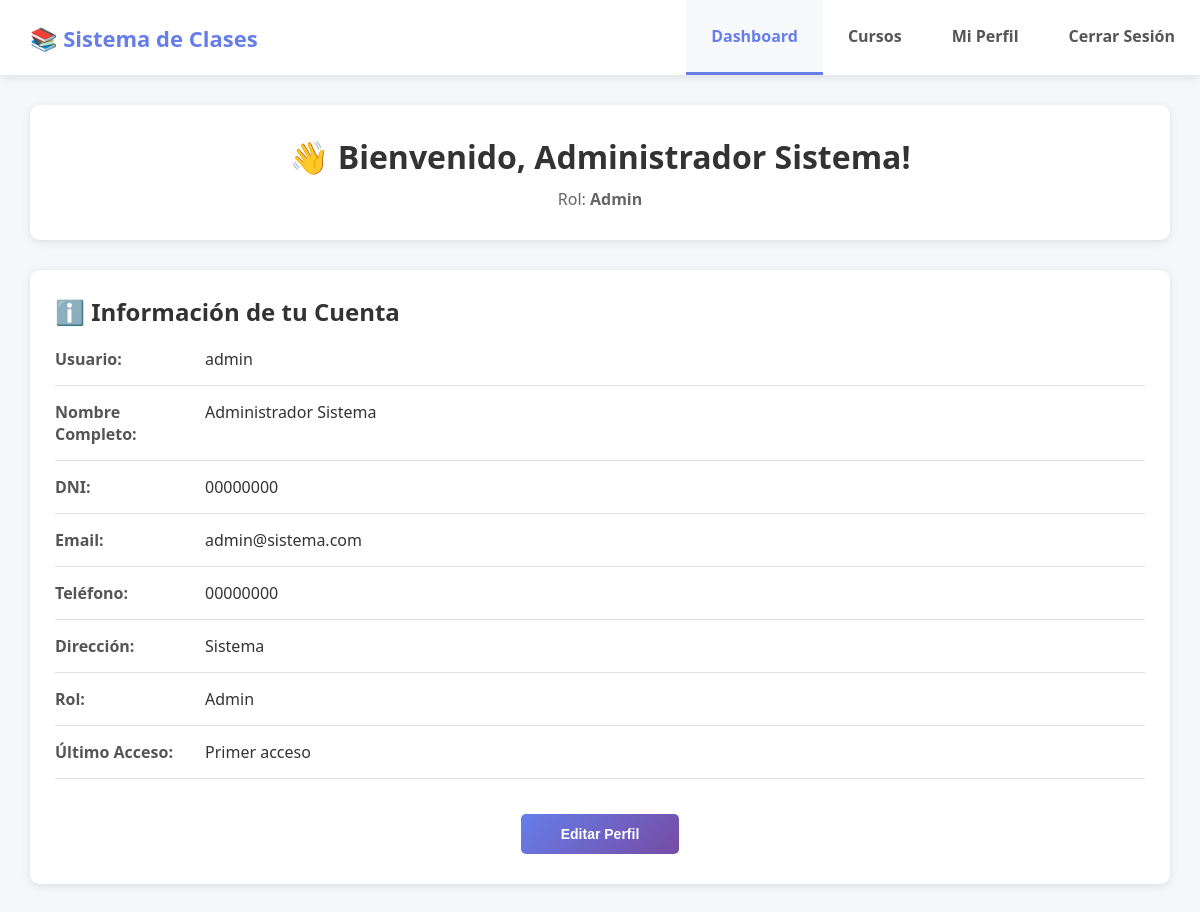
Page /dashboard.php (signed in) on the committed database.
### tables this page shows
CREATE TABLE usuarios (
    id_usuario INT AUTO_INCREMENT PRIMARY KEY,
    id_persona INT NOT NULL,
    id_rol INT NOT NULL,
    username VARCHAR(50) UNIQUE NOT NULL,
    password_hash VARCHAR(255) NOT NULL,
    activo BOOLEAN DEFAULT TRUE,
    email_verificado BOOLEAN DEFAULT FALSE,
    fecha_verificacion TIMESTAMP NULL,
    ultimo_acceso TIMESTAMP NULL,
    created_at TIMESTAMP DEFAULT CURRENT_TIMESTAMP,
    updated_at TIMESTAMP DEFAULT CURRENT_TIMESTAMP ON UPDATE CURRENT_TIMESTAMP,
    FOREIGN KEY (id_persona) REFERENCES personas(id_persona) ON DELETE CASCADE,
    FOREIGN KEY (id_rol) REFERENCES roles(id_rol) ON DELETE RESTRICT,
    INDEX idx_username (username),
    INDEX idx_activo (activo)
);

CREATE TABLE personas (
    id_persona INT AUTO_INCREMENT PRIMARY KEY,
    nombre VARCHAR(100) NOT NULL,
    apellido VARCHAR(100) NOT NULL,
    dni VARCHAR(20) UNIQUE NOT NULL,
    email VARCHAR(150) UNIQUE NOT NULL,
    telefono VARCHAR(20),
    direccion TEXT,
    created_at TIMESTAMP DEFAULT CURRENT_TIMESTAMP,
    updated_at TIMESTAMP DEFAULT CURRENT_TIMESTAMP ON UPDATE CURRENT_TIMESTAMP,
    INDEX idx_dni (dni),
    INDEX idx_email (email)
);

CREATE TABLE roles (
    id_rol INT AUTO_INCREMENT PRIMARY KEY,
    nombre_rol VARCHAR(50) UNIQUE NOT NULL,
    descripcion VARCHAR(255),
    activo BOOLEAN DEFAULT TRUE,
    created_at TIMESTAMP DEFAULT CURRENT_TIMESTAMP,
    updated_at TIMESTAMP DEFAULT CURRENT_TIMESTAMP ON UPDATE CURRENT_TIMESTAMP,
    INDEX idx_nombre_rol (nombre_rol)
);

### includes/functions.php (called while the page is built, shortened)
<?php
function get_user_info($id_usuario) {
    $database = new Database();
    $db = $database->connect();
    $query = "SELECT u.*, p.nombre, p.apellido, p.dni, p.email, p.telefono, p.direccion, r.nombre_rol
              FROM usuarios u
              INNER JOIN personas p ON u.id_persona = p.id_persona
              INNER JOIN roles r ON u.id_rol = r.id_rol
              WHERE u.id_usuario = :id";
    $stmt = $db->prepare($query);
    $stmt->bindParam(':id', $id_usuario);
    $stmt->execute();
    return $stmt->fetch();
}
?>

### dashboard.php (the view, shortened to what this page needs)
<?php
require_once 'includes/functions.php';
$user_info = get_user_info($_SESSION['user_id']);
?>
<!DOCTYPE html>
<html lang="es">
<head>
    <link rel="stylesheet" href="assets/css/style.css">
</head>
<body>
    <div class="navbar">
        <div class="nav-brand">
            <h2>📚 Sistema de Clases</h2>
        </div>
        <div class="nav-links">
            <a href="dashboard.php" class="active">Dashboard</a>
            <a href="courses.php">Cursos</a>
            <a href="profile.php">Mi Perfil</a>
            <a href="logout.php">Cerrar Sesión</a>
        </div>
    </div>
    <div class="dashboard-container">
        <div class="welcome-section">
            <h1>👋 Bienvenido, <?php echo htmlspecialchars($_SESSION['nombre'] . ' ' . $_SESSION['apellido']); ?>!</h1>
            <p style="color: #666; text-align: center;">
                Rol: <strong><?php echo htmlspecialchars($_SESSION['nombre_rol']); ?></strong>
            </p>
        </div>
        <div class="info-card">
            <h2>ℹ️ Información de tu Cuenta</h2>
            <div class="info-row">
                <div class="info-label">Usuario:</div>
                <div class="info-value"><?php echo htmlspecialchars($user_info['username']); ?></div>
            </div>
            <div class="info-row">
                <div class="info-label">Nombre Completo:</div>
                <div class="info-value"><?php echo htmlspecialchars($user_info['nombre'] . ' ' . $user_info['apellido']); ?></div>
            </div>
            <div class="info-row">
                <div class="info-label">DNI:</div>
                <div class="info-value"><?php echo htmlspecialchars($user_info['dni']); ?></div>
            </div>
            <div class="info-row">
                <div class="info-label">Email:</div>
                <div class="info-value"><?php echo htmlspecialchars($user_info['email']); ?></div>
            </div>
            <div class="info-row">
                <div class="info-label">Teléfono:</div>
                <div class="info-value"><?php echo htmlspecialchars($user_info['telefono'] ?: 'No registrado'); ?></div>
            </div>
            <div class="info-row">
                <div class="info-label">Dirección:</div>
                <div class="info-value"><?php echo htmlspecialchars($user_info['direccion'] ?: 'No registrada'); ?></div>
            </div>
            <div class="info-row">
                <div class="info-label">Rol:</div>
                <div class="info-value"><?php echo htmlspecialchars($user_info['nombre_rol']); ?></div>
            </div>
            <div class="info-row">
                <div class="info-label">Último Acceso:</div>
                <div class="info-value">
                    <?php
                    if($user_info['ultimo_acceso']) {
                        echo date('d/m/Y H:i', strtotime($user_info['ultimo_acceso']));
                    } else {
                        echo 'Primer acceso';
                    }
                    ?>
                </div>
            </div>
            <div style="margin-top: 30px; text-align: center;">
                <a href="profile.php">
                    <button class="btn btn-primary" style="width: auto; padding: 12px 40px;">
                        Editar Perfil
                    </button>
                </a>
            </div>
        </div>
    </div>
</body>
</html>

### assets/css/style.css (style rules this page uses)
* { margin: 0; padding: 0; box-sizing: border-box; }
body { font-family: 'Segoe UI', Tahoma, Geneva, Verdana, sans-serif; background: #f5f7fa; min-height: 100vh; }
.dashboard-container { max-width: 1400px; margin: 0 auto; padding: 30px; }
h1, h2 { color: #333; margin-bottom: 20px; }
.btn { padding: 12px 24px; border: none; border-radius: 5px; font-size: 14px; font-weight: 600; cursor: pointer; transition: all 0.3s; margin: 5px; }
.btn-primary { background: linear-gradient(135deg, #667eea 0%, #764ba2 100%); color: white; width: 100%; }
.navbar { background: white; box-shadow: 0 2px 10px rgba(0,0,0,0.1); padding: 0; display: flex; justify-content: space-between; align-items: center; position: sticky; top: 0; z-index: 1000; }
.nav-brand { padding: 20px 30px; }
.nav-brand h2 { margin: 0; color: #667eea; font-size: 22px; }
.nav-links { display: flex; margin: 0; padding: 0; }
.nav-links a { padding: 25px 25px; color: #555; text-decoration: none; font-weight: 600; transition: all 0.3s; border-bottom: 3px solid transparent; display: flex; align-items: center; }
.nav-links a.active { color: #667eea; border-bottom-color: #667eea; background: #f8f9fa; }
.welcome-section { background: white; padding: 30px; border-radius: 10px; margin-bottom: 30px; box-shadow: 0 2px 10px rgba(0,0,0,0.1); text-align: center; }
.welcome-section h1 { margin-bottom: 10px; }
.info-card { background: white; padding: 25px; border-radius: 10px; box-shadow: 0 2px 10px rgba(0,0,0,0.1); }
.info-row { display: flex; margin-bottom: 15px; padding-bottom: 15px; border-bottom: 1px solid #e0e0e0; }
.info-label { font-weight: 600; color: #555; width: 150px; }
.info-value { color: #333; flex: 1; }

### rows in the picture
usuarios: username "admin", id_persona.apellido "Administrador Sistema", id_persona.dni "00000000", id_persona.email "admin@sistema.com", id_persona.telefono "00000000", id_persona.direccion "Sistema", id_rol.nombre_rol "Admin"

### other values in the picture
$_SESSION['nombre'] . ' ' . $_SESSION['apellido'] "Administrador Sistema"
$_SESSION['nombre_rol'] "Admin"
